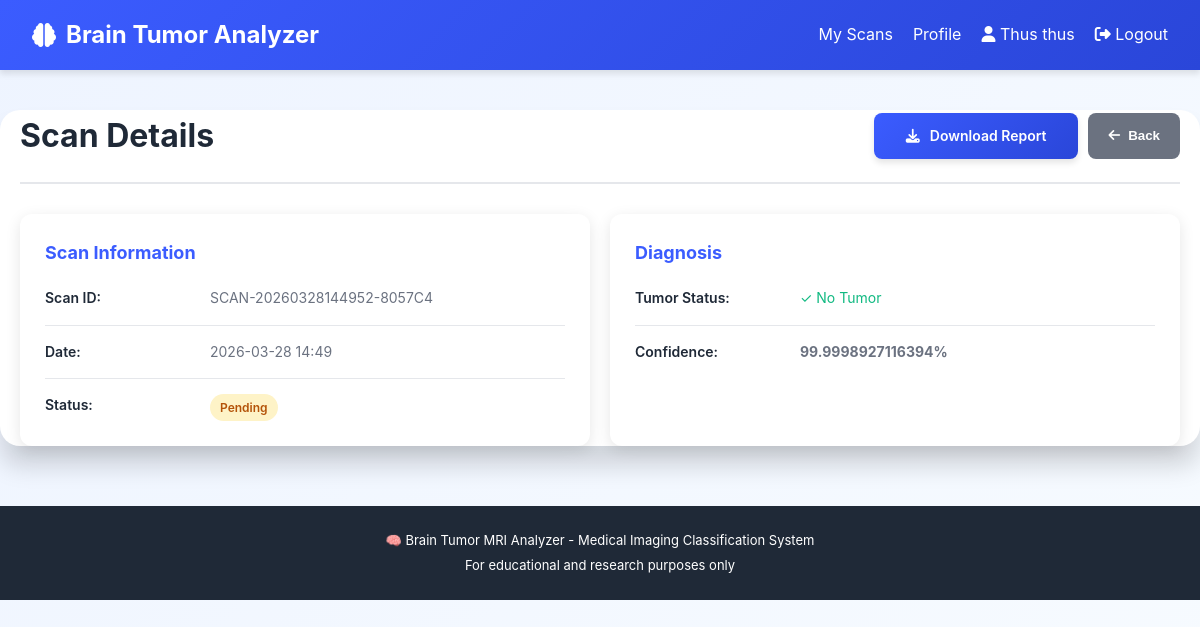
Screenshot of /patient/scan/2 (signed in) with the database file from the repository.
### models.py (models this page shows, shortened)
class Patient(UserMixin, db.Model):
    __tablename__ = 'patients'
    id = db.Column(db.Integer, primary_key=True)
    patient_id = db.Column(db.String(50), unique=True, nullable=False)
    full_name = db.Column(db.String(120), nullable=False)
    email = db.Column(db.String(120), unique=True, nullable=False)
    password_hash = db.Column(db.String(255), nullable=False)
    phone = db.Column(db.String(15), unique=True, nullable=False)
    date_of_birth = db.Column(db.Date, nullable=False)
    gender = db.Column(db.String(10), nullable=False)
    blood_group = db.Column(db.String(5), nullable=True)
    address = db.Column(db.String(255), nullable=True)
    city = db.Column(db.String(50), nullable=True)
    state = db.Column(db.String(50), nullable=True)
    postal_code = db.Column(db.String(10), nullable=True)
    emergency_contact = db.Column(db.String(120), nullable=True)
    emergency_phone = db.Column(db.String(15), nullable=True)
    medical_history = db.Column(db.Text, nullable=True)
    allergies = db.Column(db.Text, nullable=True)
    current_medications = db.Column(db.Text, nullable=True)
    doctor_id = db.Column(db.Integer, db.ForeignKey('doctors.id'), nullable=False)
    created_at = db.Column(db.DateTime, default=datetime.utcnow)
    updated_at = db.Column(db.DateTime, default=datetime.utcnow, onupdate=datetime.utcnow)
    scans = db.relationship('MRIScan', backref='patient', lazy=True, cascade='all, delete-orphan')

class MRIScan(db.Model):
    __tablename__ = 'mri_scans'
    id = db.Column(db.Integer, primary_key=True)
    scan_id = db.Column(db.String(50), unique=True, nullable=False)
    patient_id = db.Column(db.Integer, db.ForeignKey('patients.id'), nullable=False)
    scan_date = db.Column(db.DateTime, default=datetime.utcnow)
    tumor_status = db.Column(db.String(50), nullable=False)
    tumor_type = db.Column(db.String(50), nullable=True)
    confidence = db.Column(db.Float, nullable=False)
    image_path = db.Column(db.String(255), nullable=True)
    annotated_image_path = db.Column(db.String(255), nullable=True)
    clinical_notes = db.Column(db.Text, nullable=True)
    prediction_data = db.Column(db.JSON, nullable=True)
    status = db.Column(db.String(20), default='Pending')
    doctor_notes = db.Column(db.Text, nullable=True)
    doctor_diagnosis = db.Column(db.String(100), nullable=True)
    reviewed_by_id = db.Column(db.Integer, db.ForeignKey('doctors.id'), nullable=True)
    review_date = db.Column(db.DateTime, nullable=True)
    created_at = db.Column(db.DateTime, default=datetime.utcnow)
    updated_at = db.Column(db.DateTime, default=datetime.utcnow, onupdate=datetime.utcnow)
    reviewed_by = db.relationship(
        'Doctor',
        foreign_keys=[reviewed_by_id],
        backref='scans_reviewed',
        overlaps="doctor_reviewer,reviewed_scans"
    )

### app.py (the view)
@app.route('/patient/scan/<int:scan_id>')
@login_required
def patient_view_scan(scan_id):
    if not isinstance(current_user, Patient):
        return redirect(url_for('home'))
    scan = MRIScan.query.get_or_404(scan_id)
    if scan.patient_id != current_user.id:
        flash('Unauthorized access', 'danger')
        return redirect(url_for('patient_dashboard'))
    return render_template('patient_view_scan.html', scan=scan)

### app.py (called while the page is built, shortened)
@app.after_request
def after_request(response):
    response.headers['Cache-Control'] = 'no-cache, no-store, must-revalidate'
    response.headers['Pragma'] = 'no-cache'
    response.headers['Expires'] = '0'
    return response

@login_manager.user_loader
def load_user(user_id):
    from flask import session
    from models import Doctor, Patient
    if not user_id:
        return None
    try:
        user_id = int(user_id)
    except:
        return None
    user_type = session.get('user_type')
    if user_type == 'patient':
        pat = Patient.query.filter_by(id=user_id).first()
        if pat:
            print(f"✓ Loaded PATIENT from session: {pat.email}")
            return pat
    elif user_type == 'doctor':
        doc = Doctor.query.filter_by(id=user_id).first()
        if doc:
            print(f"✓ Loaded DOCTOR from session: {doc.username}")
            return doc

### templates/patient_view_scan.html (shortened to what this page needs)
{% extends "base.html" %}
{% block content %}
<div class="container">
    <div class="scan-header">
        <h1>Scan Details</h1>
        <div class="header-actions">
            <a href="{{ url_for('download_report', scan_id=scan.id) }}" class="btn btn-primary">
                <i class="fas fa-download"></i> Download Report
            </a>
            <button class="btn btn-secondary" onclick="window.history.back()">
                <i class="fas fa-arrow-left"></i> Back
            </button>
        </div>
    </div>
    <div class="scan-grid">
        <div class="scan-card">
            <h2>Scan Information</h2>
            <div class="scan-row">
                <span class="label">Scan ID:</span>
                <span class="value">{{ scan.scan_id }}</span>
            </div>
            <div class="scan-row">
                <span class="label">Date:</span>
                <span class="value">{{ scan.created_at.strftime('%Y-%m-%d %H:%M') }}</span>
            </div>
            <div class="scan-row">
                <span class="label">Status:</span>
                <span class="value">
                    <span class="badge badge-{{ 'success' if scan.status == 'Approved' else 'warning' }}">
                        {{ scan.status }}
                    </span>
                </span>
            </div>
        </div>
        <div class="scan-card">
            <h2>Diagnosis</h2>
            <div class="scan-row">
                <span class="label">Tumor Status:</span>
                <span class="value">
                    {% if scan.tumor_status == 'No Tumor' %}
                        <span style="color: var(--success);">✓ No Tumor</span>
                    {% else %}
                        <span style="color: var(--danger);">⚠ {{ scan.tumor_status }}</span>
                    {% endif %}
                </span>
            </div>
            <div class="scan-row">
                <span class="label">Confidence:</span>
                <span class="value"><strong>{{ scan.confidence }}%</strong></span>
            </div>
        </div>
    </div>
</div>
{% endblock %}

### templates/base.html (shortened to what this page needs)
<!DOCTYPE html>
<html lang="en">
<head>
    <link rel="stylesheet" href="https://cdnjs.cloudflare.com/ajax/libs/font-awesome/6.4.0/css/all.min.css">
    <link rel="stylesheet" href="{{ url_for('static', filename='style.css') }}">
</head>
<body>
    <nav class="navbar">
        <div class="navbar-container">
            <div class="navbar-brand">
                <i class="fas fa-brain"></i>
                Brain Tumor Analyzer
            </div>
            <ul class="navbar-menu">
                {% if current_user.is_authenticated %}
                    {% if current_user.__class__.__name__ == 'Doctor' %}
                        <li><a href="{{ url_for('doctor_dashboard') }}">Dashboard</a></li>
                        <li><span><i class="fas fa-stethoscope"></i> Dr. {{ current_user.full_name }}</span></li>
                    {% elif current_user.__class__.__name__ == 'Patient' %}
                        <li><a href="{{ url_for('patient_dashboard') }}">My Scans</a></li>
                        <li><a href="{{ url_for('patient_profile') }}">Profile</a></li>
                        <li><span><i class="fas fa-user"></i> {{ current_user.full_name }}</span></li>
                    {% endif %}
                    <li><a href="{{ url_for('logout') }}"><i class="fas fa-sign-out-alt"></i> Logout</a></li>
                {% else %}
                    <li><a href="{{ url_for('home') }}">Home</a></li>
                {% endif %}
            </ul>
        </div>
    </nav>
    {% block content %}{% endblock %}
    <footer class="footer">
        <p>🧠 Brain Tumor MRI Analyzer - Medical Imaging Classification System</p>
        <p>For educational and research purposes only</p>
    </footer>
</body>
</html>

### static/style.css (style rules this page uses)
* { margin: 0; padding: 0; box-sizing: border-box; }
html, body { height: 100%; }
body { font-family: -apple-system, BlinkMacSystemFont, "Segoe UI", Roboto, "Helvetica Neue", Arial, sans-serif; background: linear-gradient(135deg, #eef4ff 0%, #f7fbff 50%, #f0f9ff 100%); color: var(--text-dark); line-height: 1.6; }
.container { width: 100%; max-width: 600px; background: white; border-radius: 20px; box-shadow: var(--shadow-xl); padding: 40px; animation: slideUp 0.5s ease-out; }
.footer { background: rgba(0, 0, 0, 0.8); color: white; text-align: center; padding: 24px 20px; font-size: 13px; margin-top: auto; }
.footer p { margin: 4px 0; }

### templates/base.html (style rules this page uses)
:root { --primary: #3b5cff; --primary-dark: #2a46d9; --success: #10b981; --danger: #ef4444; --warning: #f59e0b; --bg-light: #f3f7ff; --text-dark: #1f2937; --text-light: #6b7280; }
* { margin: 0; padding: 0; box-sizing: border-box; }
body { font-family: -apple-system, BlinkMacSystemFont, "Segoe UI", Roboto, sans-serif; background: linear-gradient(135deg, #eef4ff 0%, #f7fbff 100%); min-height: 100vh; }
.navbar { background: linear-gradient(135deg, var(--primary), var(--primary-dark)); color: white; padding: 1rem 2rem; box-shadow: 0 4px 6px rgba(0, 0, 0, 0.1); }
.navbar-container { max-width: 1200px; margin: 0 auto; display: flex; justify-content: space-between; align-items: center; }
.navbar-brand { font-size: 24px; font-weight: bold; display: flex; align-items: center; gap: 10px; }
.navbar-menu { display: flex; gap: 20px; align-items: center; list-style: none; }
.navbar-menu a { color: white; text-decoration: none; transition: opacity 0.3s; }
.container { max-width: 1200px; margin: 40px auto; padding: 0 20px; }
.btn { display: inline-flex; align-items: center; gap: 8px; padding: 10px 20px; border: none; border-radius: 8px; font-weight: 600; cursor: pointer; transition: all 0.3s; text-decoration: none; }
.btn-primary { background: var(--primary); color: white; }
.btn-secondary { background: #6b7280; color: white; }
.footer { background: #1f2937; color: white; text-align: center; padding: 20px; margin-top: 60px; }

### templates/patient_view_scan.html (style rules this page uses)
.container { max-width: 1200px; margin: 40px auto; padding: 0 20px; }
.scan-header { display: flex; justify-content: space-between; align-items: center; margin-bottom: 30px; padding-bottom: 20px; border-bottom: 2px solid #e5e7eb; }
.scan-header h1 { font-size: 32px; color: var(--text-dark); }
.scan-grid { display: grid; grid-template-columns: repeat(auto-fit, minmax(350px, 1fr)); gap: 20px; }
.scan-card { background: white; padding: 25px; border-radius: 12px; box-shadow: 0 4px 15px rgba(0, 0, 0, 0.1); }
.scan-card h2 { font-size: 18px; margin-bottom: 20px; color: var(--primary); }
.scan-row { display: grid; grid-template-columns: 150px 1fr; gap: 15px; margin-bottom: 15px; padding-bottom: 15px; border-bottom: 1px solid #e5e7eb; }
.scan-row:last-child { border-bottom: none; margin-bottom: 0; padding-bottom: 0; }
.label { font-weight: 600; color: var(--text-dark); font-size: 14px; }
.value { color: var(--text-light); font-size: 14px; }
.badge { display: inline-block; padding: 4px 10px; border-radius: 20px; font-size: 12px; font-weight: 600; }
.badge-warning { background: #fef3c7; color: #b45309; }
.btn { display: inline-flex; align-items: center; gap: 8px; padding: 10px 20px; border: none; border-radius: 8px; font-weight: 600; cursor: pointer; text-decoration: none; }
.btn-primary { background: var(--primary); color: white; }
.header-actions { display: flex; gap: 10px; }
.btn-secondary { background: #6b7280; color: white; }

### rows the page displays
Patient: full_name "Thus thus"
MRIScan: scan_id "SCAN-20260328144952-8057C4", created_at "2026-03-28 14:49", status "Pending", confidence "99.9998927116394"
